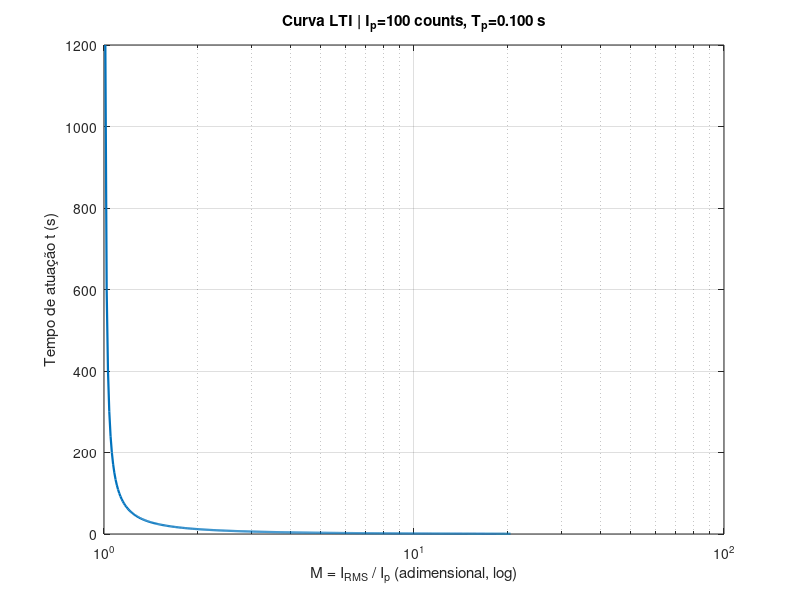
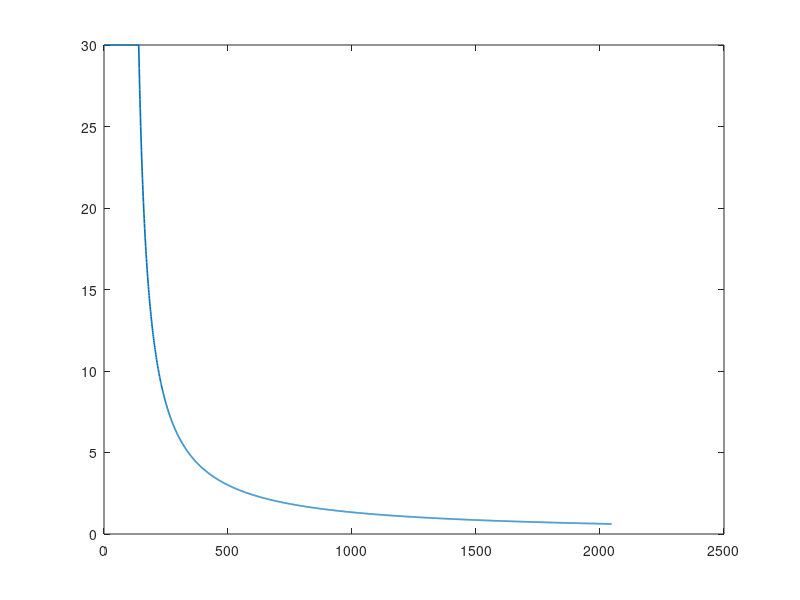

These figures' MATLAB source, in order: (Note: this script raises an error after producing the figures.)
%% ================================================================
%  CURVA 51 / 51N (IEC): Geração de LUT (0..2047 contagens RMS)
%  Entradas: Tp, Ip (counts), curva, tmin, tmax
%  Saída: LUT em ms (inteira), com tmax até Ip
% ================================================================
clear; close all; clc;

%% --------- ENTRADAS DO USUÁRIO ---------------------------------
Tp_s    = 0.100;     % Time dial (segundos)
Ip      = 100;       % Pickup em contagens RMS (0..2047)
curva   = 'LTI';      % 'NI' | 'VI' | 'EI' | 'LTI'
tmin_ms = 10;        % limite inferior (ms)
tmax_ms = 30000;     % limite superior (ms)

%% --------- EIXO DE IRMS (12 bits) ------------------------------
Irms = 0:2047;                       % todos os valores possíveis (RMS, 12 bits)
M    = Irms ./ max(Ip,1);            % razão M = I/Ip (evita divisão por zero)

%% --------- PARÂMETROS DA CURVA IEC -----------------------------
switch upper(strtrim(curva))
    case 'NI'   % Inversa Normal
        K = 0.14;   alpha = 0.02;
    case 'VI'   % Muito Inversa
        K = 13.5;   alpha = 1.00;
    case 'EI'   % Extremamente Inversa
        K = 80.0;   alpha = 2.00;
    case 'LTI'  % Inversa Longa
        K = 120.0;  alpha = 1.00;
    otherwise
        error('Curva inválida. Use: ''NI'', ''VI'', ''EI'' ou ''LTI''.');
end

%% --------- CÁLCULO DO TEMPO -----------------------------------
% Apenas para M>1 aplicamos a expressão; abaixo/igual a Ip => 0 (sem atuação)
idx_act  = (M > 1);
denom    = (M(idx_act).^alpha) - 1.0;
t_s      = zeros(size(Irms));             % segundos (double)
t_s(idx_act) = (K ./ denom) * Tp_s;       % t = K/(M^alpha - 1) * Tp

% Limites práticos em ms e quantização simples (inteiro)
t_ms          = 1000 * t_s;               % ms (double)
t_ms_raw = t_ms;
t_ms(idx_act) = max(t_ms(idx_act), tmin_ms);
t_ms(idx_act) = min(t_ms(idx_act), tmax_ms);

% ---- LUT final: 0..2047 em milissegundos, zeros até Ip ----------
lut_ms = round(t_ms);                      % inteiro (pode ser uint32 se quiser)
lut_ms(~idx_act) = tmax_ms;                      % força tmax nas posições Irms <= Ip

%% --------- GRÁFICOS --------------------------------------------
% (1) Temporização em segundos para Irms/Ip > 1
figure('Name','Tempo (s) apenas para M>1');
semilogx(M(idx_act), t_s(idx_act), 'LineWidth', 1.6);
grid on; xlabel('M = I_{RMS} / I_p (adimensional, log)');
ylabel('Tempo de atuação t (s)');
title(sprintf('Curva %s | I_p=%d counts, T_p=%.3f s', upper(curva), Ip, Tp_s));

% (2) LUT completa (0..2047) em ms
figure('Name','LUT completa 0..2047');
plot(Irms, lut_ms/1000, 'LineWidth', 1.2);
hold on; xline(Ip, '--r', 'Pickup (Ip)', 'LabelVerticalAlignment','bottom');
grid on; xlim([0 2047]);
xlabel('I_{RMS} (counts)');
ylabel('Tempo (s)');
title(sprintf('LUT 0..2047 (ms) | zeros até Ip=%d | Curva %s', Ip, upper(curva)));

%% --------- (Opcional) Exibir alguns valores --------------------
fprintf('Exemplos:\n');
for val = [406 426, 435,445,493, 554,581,637]
    if val >= 0 && val <= 2047
        fprintf('Irms=%4d -> LUT=%5d ms\n', val, lut_ms(val+1));
    end
end


%% Geração de arquivo para inicializar RAM
% Supondo que o seu vetor é 'lut_ms' (1x2048 ou 2048x1), inteiro não-negativo
lut = uint32(lut_ms(:));                       % garante tipo inteiro
lut = min(lut, uint32(2^20-1));                % clamp em 20 bits

fid = fopen('lut_ms.mem','w');
fprintf(fid, '%05X\n', lut);                   % 20 bits -> 5 hex por linha
fclose(fid);

lut = uint32(lut_ms(:));
fid = fopen('lut_init.vhd','w');
fprintf(fid,'shared variable ram : memory_t := (\n');
for i = 1:numel(lut)
    fprintf(fid,'  %4d => std_logic_vector(to_unsigned(%u, 20)),\n', i-1, lut(i));
end
fprintf(fid,'  others => (others => ''0'')\n);\n');
fclose(fid);


%% Gerar coe

% Parâmetros
WIDTH = 20; 
DEPTH = 2048;

% vetor:
lut = uint32(lut_ms(:));              % garante tipo inteiro sem sinal
lut = mod(lut, 2^WIDTH);              % clamp/two's complement para WIDTH

% Ajusta tamanho: corta ou preenche com zero
if numel(lut) < DEPTH
    lut(end+1:DEPTH) = 0;
elseif numel(lut) > DEPTH
    lut = lut(1:DEPTH);
end

% Escreve COE em HEX com 5 dígitos (20 bits)
fid = fopen('lut_ms.coe','w');
fprintf(fid,'memory_initialization_radix=16;\n');
fprintf(fid,'memory_initialization_vector=\n');
for i = 1:DEPTH
    sep = ','; if i==DEPTH, sep = ';'; end
    fprintf(fid, '%05X%s\n', lut(i), sep);
end
fclose(fid);
